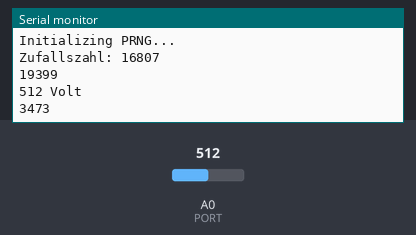
A sketch run on a simulated Arduino Uno, built with avr-gcc and run on an emulated ATmega328P. Shown: the last lines printed to the serial monitor. The inputs (shaded band) are chosen by the test bench; at power-on: A0 (PORT) = 512. Random numbers use the default seed unless the sketch sets one.

Above: at 1.2 s.
1.3 s: A0 (PORT) set to 716
At 2.6 s:
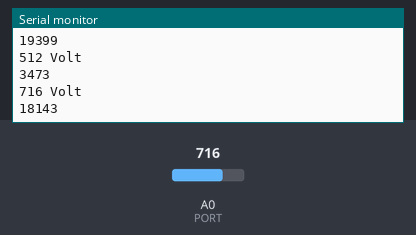
2.8 s: A0 (PORT) set to 900
At 3.5 s:
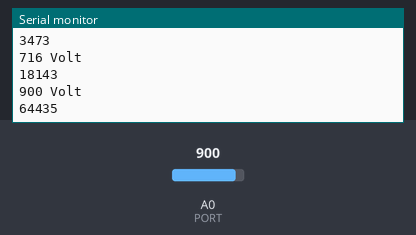
Timing chart, 0 to 5.8 s (numbered marks = the images above; inputs shaded):
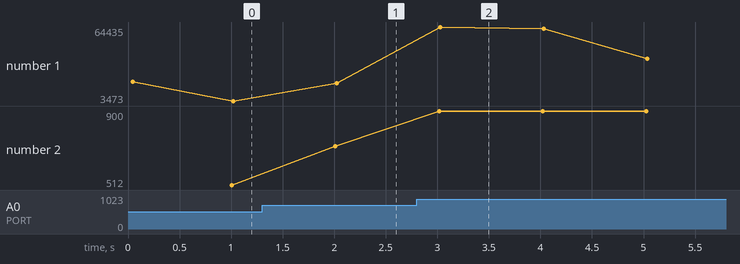

Measured:
- after the input at 1.3 s, the serial monitor: prints a new line after 0.71 s (image 1)
- after the input at 2.8 s, the serial monitor: prints a new line after 0.22 s (image 2)
- plotted number 2: 512 → 716 after the input at 1.3 s, 716 → 900 after the input at 2.8 s

The sketch:

TRNG_Arduino.ino
```cpp
void PRNGseed(){
  int temp=0;
  for(int i =0; i<32;i++){
      temp ^= (analogRead(A0)&0x1);
      temp<<i;
}
randomSeed(temp);
}


void setup() {
Serial.begin(9600);

 Serial.println("Initializing PRNG...");
 pinMode(A0,INPUT);//PORT.A &=(~10000000);
 PRNGseed();

 Serial.print("Zufallszahl: ");
 Serial.println(random(65535));
 Serial.println("");
}

void loop() {
  PRNGseed();
   Serial.println(random(65535));
delay(1000);
Serial.print(analogRead(A0));
Serial.println(" Volt");
}
```
